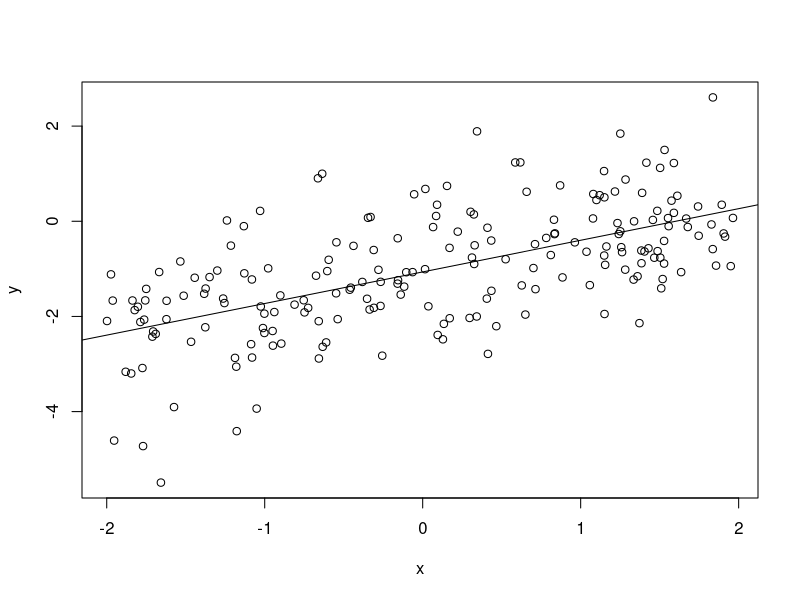
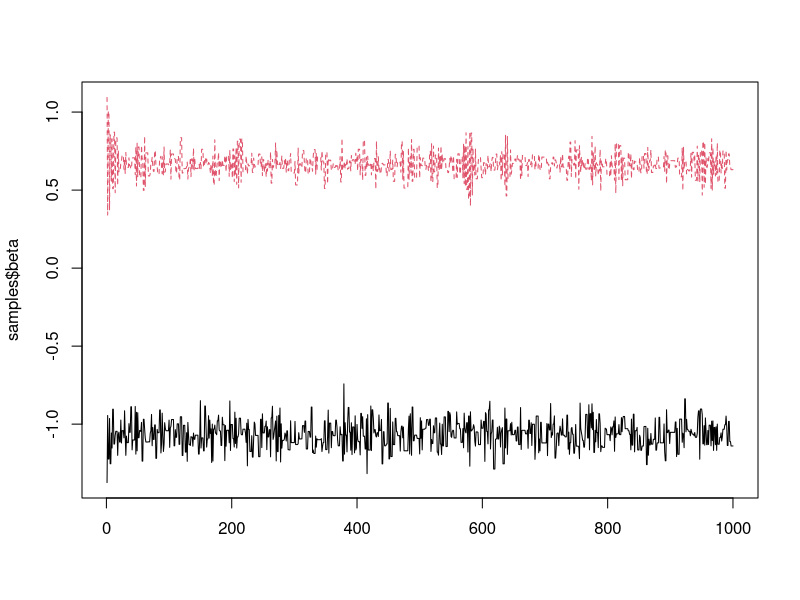
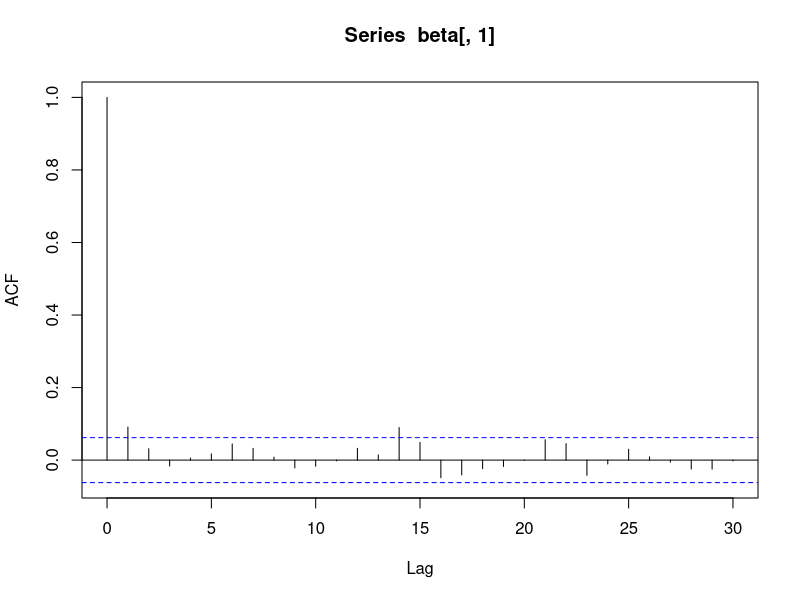
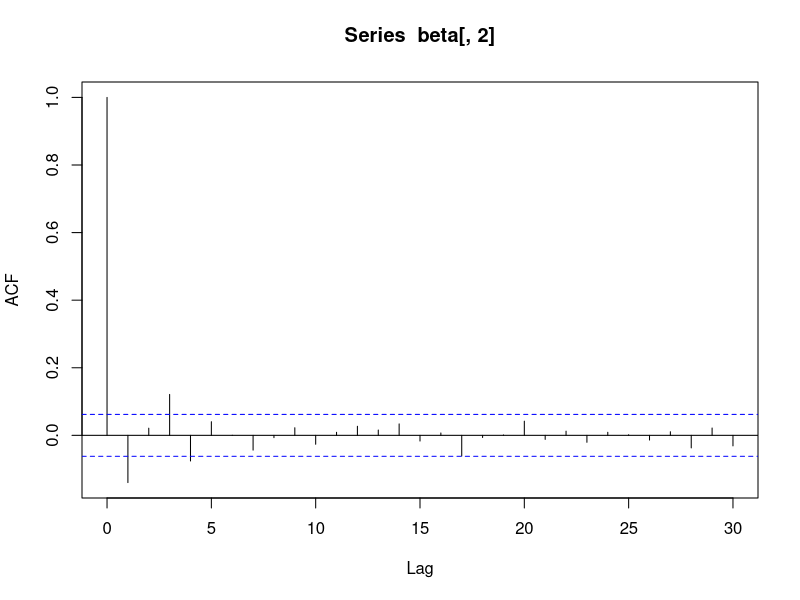
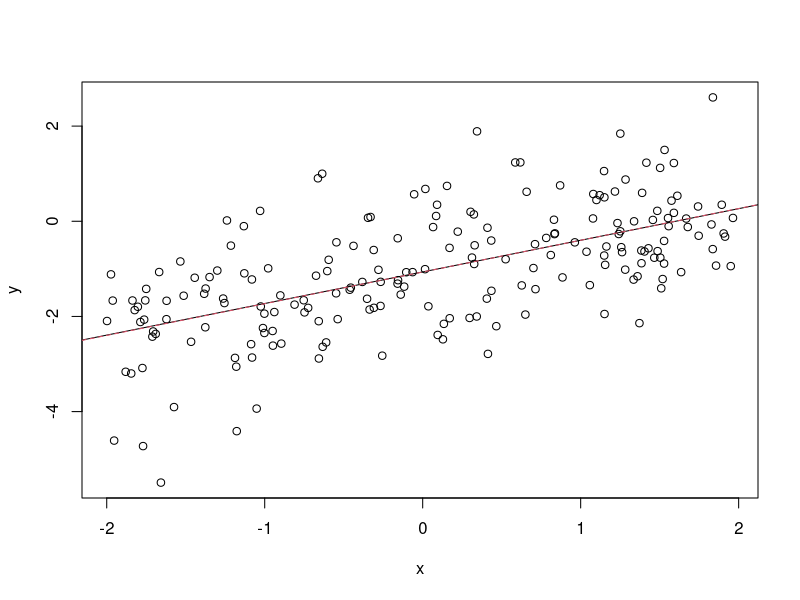

Here is the R script that generated these plots, in order:

# setwd("C:/arbeit/talks/Madrid2024/practicals")

# read the data
dat <- read.table("data/linreg.dat", header=TRUE)

# plot and add the regression line from lm
plot(dat$x, dat$y, xlab="x", ylab="y")
abline(lm(y~x, data=dat))

# function for computing the log-posterior (the same as in Ex. 2)
log_posterior <- function(beta, y, x, sigma, prior_mean, prior_sd) {
  # current mean vector of the observation model
  mu <- beta[1] + beta[2] * x
  
  # log-likelihood 
  log_lik <- sum(dnorm(y, mean = mu, sd = sigma, log = TRUE))
  
  # prior (since beta[1] has a constant prior, we only need the prior for beta[2] here)
  log_prior <- dnorm(beta[2], mean = prior_mean, sd = prior_sd, log = TRUE)
  
  # return the (un-normalized) log-posterior
  return(log_lik + log_prior)
}

# function for computing the derivative of the log-posterior
log_posterior_deriv <- function(y, x, beta, sigma, prior_sd) {
  # contruct design matrix
  X <- cbind(1,x)
  
  # compute the derivative
  deriv <- (t(X) %*% y - crossprod(X) %*% beta) / (sigma^2) + (beta[2] / (prior_sd^2))
  
  # return result
  return(deriv)
}

# HMC acceptance step
hmc_step <- function(beta_proposed, beta_current, momentum_proposed, momentum_current, y, x, sigma, prior_mean, prior_sd, mass_matrix) {
  # compute log-posterior at proposal
  log_prob_proposal <- log_posterior(
    beta_proposed,
    y,
    x,
    sigma,
    prior_mean,
    prior_sd
  )
  
  # compute log-posterior at current value
  log_prob_current <- log_posterior(
    beta_current,
    y,
    x,
    sigma,
    prior_mean,
    prior_sd
  )
  
  # log-densities of the momentum
  # assumes that the mass matrix will always be diagonal
  log_prob_momentum_proposed <- dnorm(
    momentum_proposed,
    sd = diag(mass_matrix),
    log = TRUE
  )
  
  log_prob_momentum_current <- dnorm(
    momentum_current,
    sd = diag(mass_matrix),
    log = TRUE
  )
  
  # log-acceptance probability
  log_alpha_star <- (
    log_prob_proposal - 
      log_prob_current + 
      log_prob_momentum_proposed - 
      log_prob_momentum_current
  )
  log_acceptance_prob <- min(0, log_alpha_star)

  # determine acceptance by comparing to a log-uniform
  accept <- log(runif(n = 1)) < log_acceptance_prob
  
  # implement the acceptance step
  if(accept) {
    beta_step <- beta_proposed
    momentum_step <- momentum_proposed
  } else {
    beta_step <- beta_current
    momentum_step <- momentum_current
  }
  
  # return the new state of the MCMC chain and whether acceptance took place
  return(list(beta = beta_step, momentum = momentum_step, accepted = accept))
}

# now put pieces together in an HMC algorithm
hmc <- function(
    y,
    x,
    beta_start,
    sigma,
    prior_sd,
    nsamples,
    mass_matrix = diag(length(beta_start)),
    step_size = 0.1,
    number_steps = 10
) {

  # some setting for the algorithms and vectors/matrices to store results
  nparam <- length(beta_start)
  samples <- matrix(NA_real_, nrow = nsamples, ncol = nparam)
  accepted <- vector(mode = "logical", length = nsamples)
  Minv <- solve(mass_matrix)

  # initialize with the starting values
  beta_current <- beta_start
  
  # assumes that the mass matrix will always be diagonal
  momentum_current <- rnorm(n = nparam, sd = diag(mass_matrix)) 
  
  # perform MCMC iterations
  for (m in seq(nsamples)) {
    # Leapfrog steps
    momentum_leapfrog <- rnorm(n = nparam, sd = diag(mass_matrix)) 
    beta_leapfrog <- beta_current
    
    for (l in seq(number_steps)) {
      momentum_leapfrog <- momentum_leapfrog + step_size / 2 * log_posterior_deriv(y, x, beta_leapfrog, sigma, prior_sd)
      beta_leapfrog <- beta_leapfrog + step_size * Minv %*% momentum_leapfrog
      momentum_leapfrog <- momentum_leapfrog + step_size / 2 * log_posterior_deriv(y, x, beta_leapfrog, sigma, prior_sd)
    }
    
    # determine proposed values at the end of leapfrog steps
    beta_proposed <- beta_leapfrog
    momentum_proposed <- momentum_leapfrog
    
    # acceptance step        
    step <- hmc_step(
      beta_proposed,
      beta_current,
      momentum_proposed,
      momentum_current,
      y,
      x,
      sigma,
      prior_mean = 0,
      prior_sd = prior_sd,
      mass_matrix = mass_matrix
    )
    
    # update current state and store results
    beta_current <- step$beta
    momentum_current <- step$momentum
    
    samples[m,] <- beta_current
    accepted[m] <- step$accepted
  }
  
  # return the MCMC chain and the acceptance states
  return(list(beta = samples, accepted = accepted))
}

# set seed to make results reproducible
set.seed(123)

# call the sampler
samples <- hmc(
  dat$y,
  dat$x,
  beta_start = c(0, 0),
  nsamples = 1000,
  sigma = sqrt(3), # this is a parameter of the response distribution; we assume it to be fixed here
  prior_sd = 10
)

# acceptance probability
mean(samples$accepted)

# view traceplots
matplot(samples$beta, type = "l")

# auto correlations
beta <- samples$beta
acf(beta[,1])
acf(beta[,2])

# estimates
colMeans(samples$beta)
apply(samples$beta, 2, sd)

# compare to lm results:
plot(dat$x, dat$y, xlab="x", ylab="y")
abline(lm(y~x, data=dat))
abline(coef=colMeans(samples$beta), col=2, lty=2)

